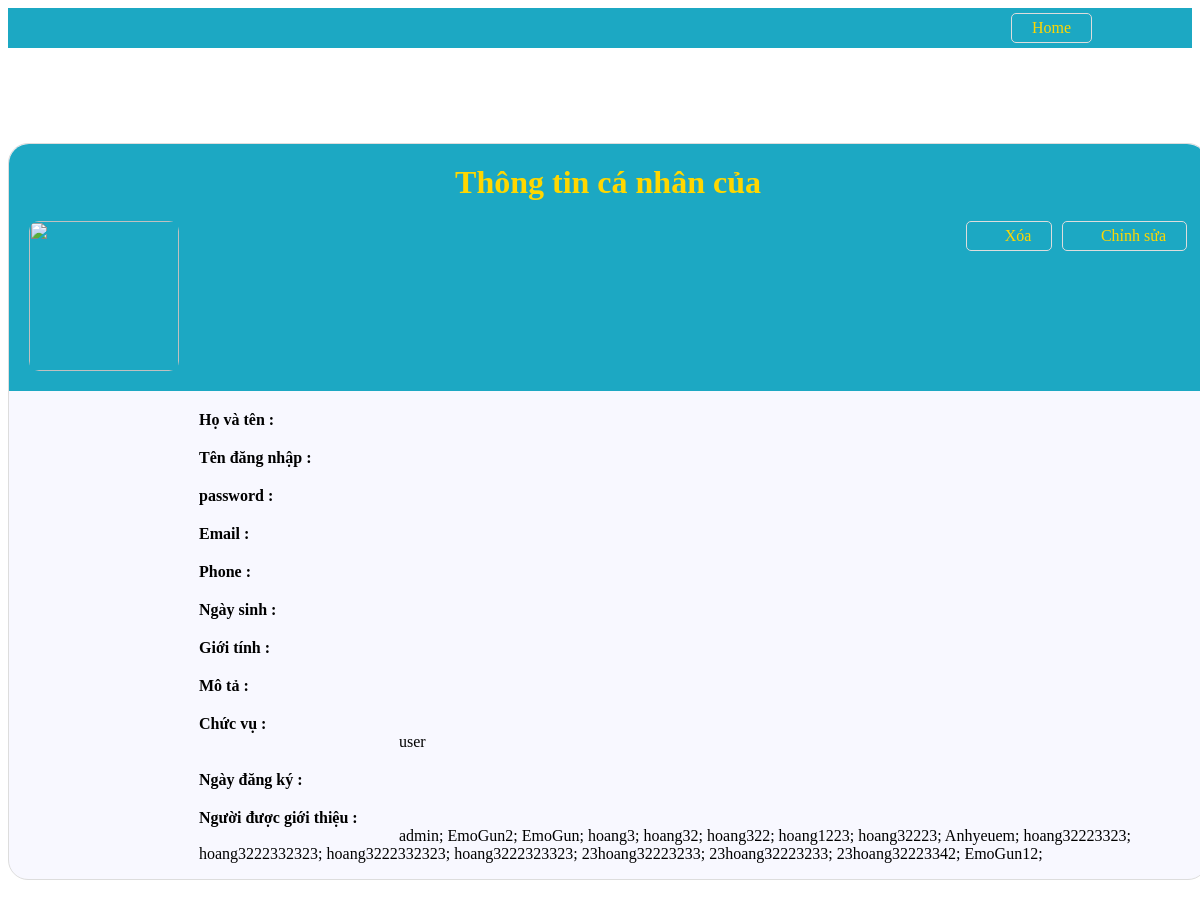
Screenshot of /login/myclass.php with the database file from the repository.
### tables this page shows
CREATE TABLE `member` (
  `id` int(11) NOT NULL,
  `fullname` varchar(200) DEFAULT NULL,
  `username` varchar(15) DEFAULT NULL,
  `password` varchar(50) DEFAULT NULL,
  `email` varchar(200) DEFAULT NULL,
  `phone` varchar(15) DEFAULT NULL,
  `image` varchar(200) DEFAULT NULL,
  `datetg` varchar(20) NOT NULL,
  `who` varchar(200) NOT NULL,
  `dateborn` date DEFAULT NULL,
  `sex` tinyint(4) DEFAULT NULL COMMENT '1:nam,2:nữ',
  `mota` varchar(1000) DEFAULT NULL,
  `chuc` tinyint(4) DEFAULT NULL COMMENT '1: administrator, 2: admod,3: user',
  `hien` tinyint(4) NOT NULL
);

### login/myclass.php (the view, shortened to what this page needs)
<?php
$dn= $_SESSION['username'];
$sl = mysql_query("select * from member where username='$dn'");
$roww = mysql_fetch_array($sl);
$id =  $roww['id'];
$sql="select * from member where id='".$id."'";
$query=mysql_query($sql);
$row=mysql_fetch_array($query);
$sk = mysql_query("select *from member");
if($row['dateborn']==NULL){
    $row['dateborn']="";
}
if($row['sex']==NULL){
    $row['sex']="";
}
if($row['mota']==NULL){
    $row['mota']="";
}
?>
<div style="background-color: #1ca8c3; height: 40px;"><a href="home.php" style="float: right;margin: 5px 100px 100px 0;border: 1px solid #dddddd;border-radius: 5px;padding:5px 20px 5px 20px">Home</a></div>
<div id="danh-sach">
<h1 align="center" style="clear: both;color: gold;background-color: #1ca8c3; margin: 0 0 0 0;border-top-left-radius: 20px;padding-top: 20px;width:1198px;border-top-right-radius: 20px;">Thông tin cá nhân của <?php echo $row['username']?></h1>
    <div id="bg">
        <img src="<?php echo $row['image'];?>" style="border-radius: 10px" width="150"/>
        <?php
        echo '<div id="chinh"><a href="setthanhvien.php?id='.$row['id'].'">Chỉnh sửa</a></div>';
        ?>
        <?php
        echo '<div id="xoa"><a href="del.php?id='.$row['id'].'">Xóa</a></div>';
        ?>
    </div>
    <ul>
        <li>
            <b>Họ và tên : </b><br><span style="margin-left: 200px"><?php echo $row['fullname']; ?></span>
        </li>
        <li>
            <b>Tên đăng nhập : </b><br><span style="margin-left: 200px"><?php echo $row['username']; ?></span>
        </li>
        <li>
            <b>password : </b><br><span style="margin-left: 200px"><?php echo $row['password']; ?></span>
        </li>
        <li>
            <b>Email : </b><br><span style="margin-left: 200px"><?php echo $row['email']; ?></span>
        </li>
        <li>
            <b>Phone : </b><br><span style="margin-left: 200px"><?php echo $row['phone']; ?></span>
        </li>
        <li>
            <b>Ngày sinh : </b><br><span style="margin-left: 200px"><?php echo $row['dateborn']; ?></span>
        </li>
        <li>
            <b>Giới tính : </b><br><span style="margin-left: 200px"><?php if($row['sex']==1){
                    echo 'Nam';
                }
                elseif ($row['sex']==2){
                    echo 'Nữ';
                }?></span>
        </li>
        <li>
            <b>Mô tả : </b><br><span style="margin-left: 200px"><?php echo $row['mota']; ?></span>
        </li>
        <li>
            <b>Chức vụ : </b><br><span style="margin-left: 200px"><?php if ($row['chuc'] == 1)
            {
                echo "Administration";
            }
            elseif($row['chuc']== 2)
            {
                echo "Admod";
            }
            else{
                echo "user";
            }
            ?></span>
        </li>
        <li>
            <b>Ngày đăng ký : </b><br><span style="margin-left: 200px"><?php echo $row['datetg']; ?></span>
        </li>
        <li>
            <b>Người được giới thiệu : </b><br><span style="margin-left: 200px"><?php
                while($sq= mysql_fetch_array($sk)) {
                    if ($row['username'] == $sq['who']) {
                        echo $sq['username'];
                        echo "; ";
                    }
                }
                ?></span>
        </li>
    </ul>
</div>

### login/myclass.php (style rules this page uses)
a { text-decoration: none; color: gold; }
li { list-style-type: none; margin-top: 20px; margin-left: 150px; }
#danh-sach { clear: both; border: 1px solid #dddddd; width: 1200px; margin: auto; margin-bottom: 100px; background-color: ghostwhite; box-sizing: border-box; border-radius: 20px; }
ul { clear: both; }
#bg { background-color: #1ca8c3; display: inline-block; width: 1198px; height: auto; padding: 20px; box-sizing: border-box; }
#chinh:before { margin-right: 5px; content: "\f013"; font-family: FontAwesome; color: gold; }
#xoa:before { margin-right: 5px; content: "\f014"; font-family: FontAwesome; color: gold; }
#chinh,#xoa { float: right; padding: 5px 20px 5px 20px; border: 1px solid #dddddd; margin-left: 10px; border-radius: 5px; }

### rows the page displays
member: username "admin"
member: username "EmoGun2"
member: username "EmoGun"
member: username "hoang3"
member: username "hoang32"
member: username "hoang322"
member: username "hoang1223"
member: username "hoang32223"
member: username "Anhyeuem"
member: username "hoang32223323"
member: username "hoang3222332323"
member: username "hoang3222332323"
member: username "hoang3222323323"
member: username "23hoang32223233"
member: username "23hoang32223233"
member: username "23hoang32223342"
member: username "EmoGun12"
